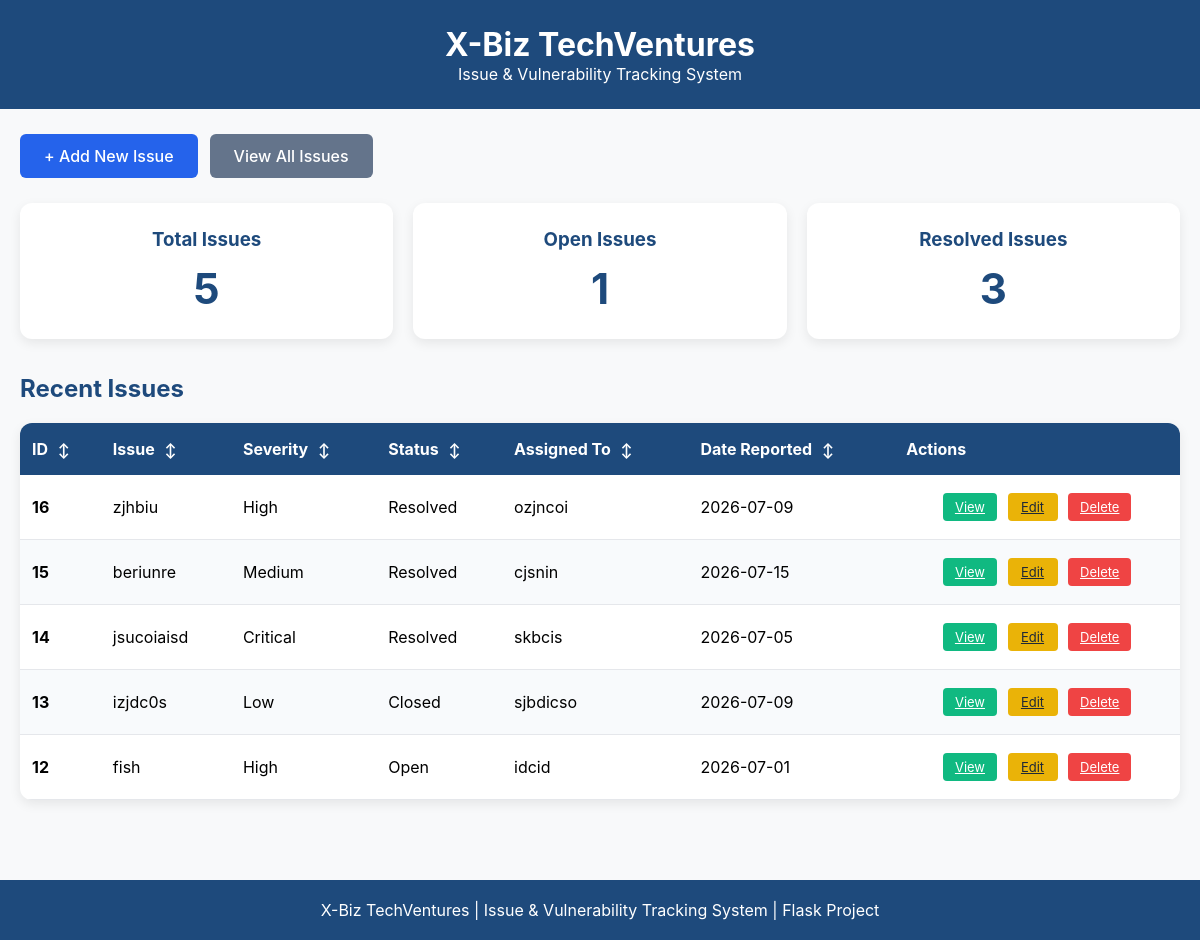
Before: / with the older database file.
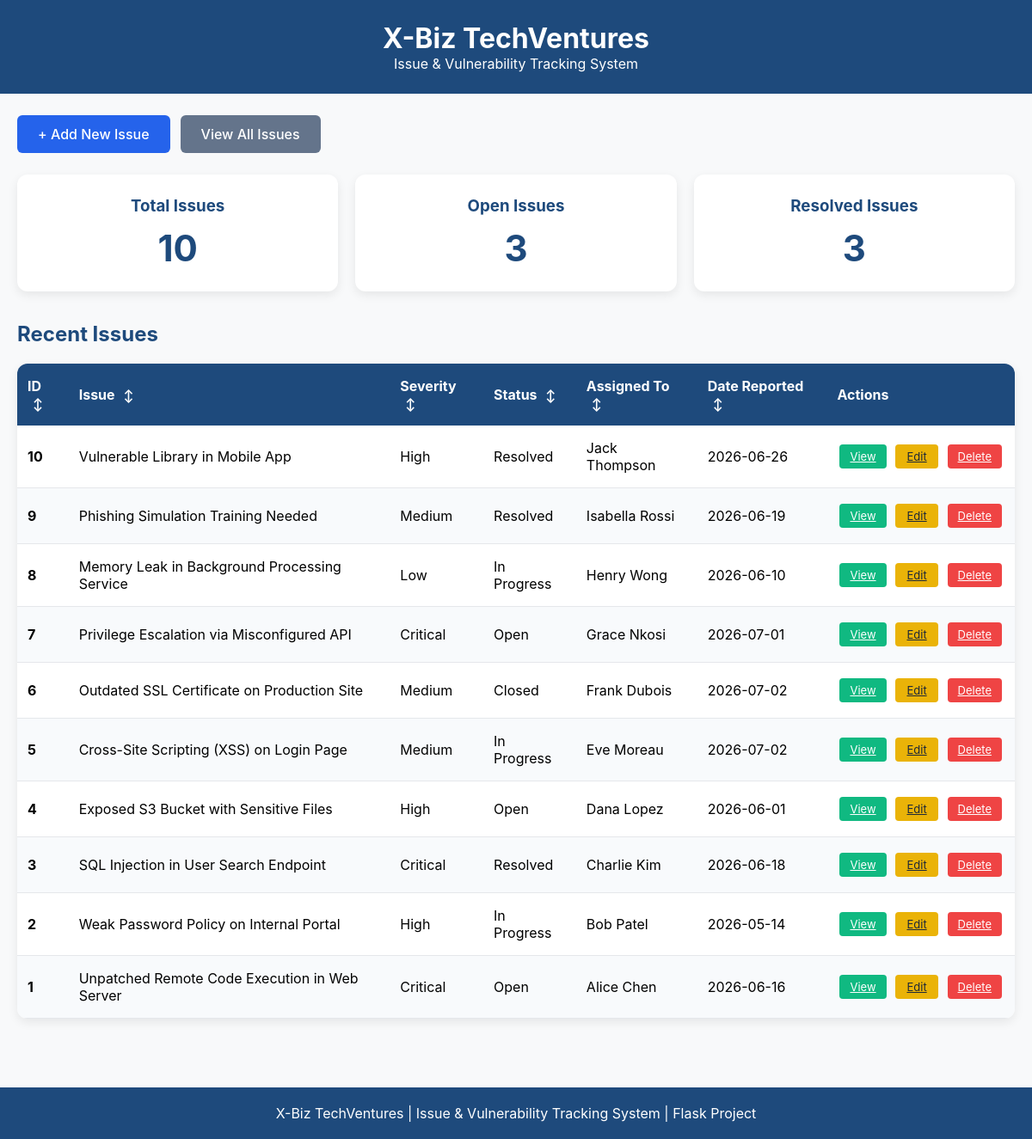
After: the same page with the newer database file.
### tables this page shows
CREATE TABLE issues(
            id INTEGER PRIMARY KEY AUTOINCREMENT,
            title TEXT NOT NULL,
            description TEXT NOT NULL,
            severity TEXT NOT NULL,
            status TEXT NOT NULL,
            assigned_to TEXT,
            date_reported DATE,
            cve TEXT,
            remediation TEXT,
            created_at TIMESTAMP DEFAULT CURRENT_TIMESTAMP,
            last_updated TIMESTAMP DEFAULT CURRENT_TIMESTAMP
        );

### app.py (the view)
@app.route("/")
def home():
    connection = sqlite3.connect("issues.db")
    connection.row_factory = sqlite3.Row
    cursor = connection.cursor()
    cursor.execute("SELECT * FROM issues ORDER BY id DESC")
    issues = cursor.fetchall()
    cursor.execute("SELECT COUNT(*) FROM issues")
    total_issues = cursor.fetchone()[0]
    cursor.execute("SELECT COUNT(*) FROM issues WHERE status='Open'")
    open_issues = cursor.fetchone()[0]
    cursor.execute("SELECT COUNT(*) FROM issues WHERE status='Resolved'")
    resolved_issues = cursor.fetchone()[0]
    connection.close()
    return render_template(
        "home.html",
        issues=issues,
        total_issues=total_issues,
        open_issues=open_issues,
        resolved_issues=resolved_issues
    )

### templates/home.html (shortened to what this page needs)
<!DOCTYPE html>
<html lang="en">
<head>
</head>
<body>
<header>
    <h1>X-Biz TechVentures</h1>
    <p class="subtitle">Issue &amp; Vulnerability Tracking System</p>
</header>
<div class="nav-buttons">
    <a href="/add_issue" class="btn btn-primary">+ Add New Issue</a>
    <a href="/issues" class="btn btn-secondary">View All Issues</a>
</div>
<div class="container">
    <div class="stats">
        <div class="card">
            <h3>Total Issues</h3>
            <p>{{ total_issues }}</p>
        </div>
        <div class="card">
            <h3>Open Issues</h3>
            <p>{{ open_issues }}</p>
        </div>
        <div class="card">
            <h3>Resolved Issues</h3>
            <p>{{ resolved_issues }}</p>
        </div>
    </div>
    <h2>Recent Issues</h2>
    <table id="recentTable">
        <thead>
            <tr>
                <th onclick="sortTable(0, 'recentTable')">ID <span class="arrow" id="arrow0">↕</span></th>
                <th onclick="sortTable(1, 'recentTable')">Issue <span class="arrow" id="arrow1">↕</span></th>
                <th onclick="sortTable(2, 'recentTable')">Severity <span class="arrow" id="arrow2">↕</span></th>
                <th onclick="sortTable(3, 'recentTable')">Status <span class="arrow" id="arrow3">↕</span></th>
                <th onclick="sortTable(4, 'recentTable')">Assigned To <span class="arrow" id="arrow4">↕</span></th>
                <th onclick="sortTable(5, 'recentTable')">Date Reported <span class="arrow" id="arrow5">↕</span></th>
                <th class="center">Actions</th>
            </tr>
        </thead>
        <tbody>
            {% for issue in issues %}
            <tr>
                <td><strong>{{ issue.id }}</strong></td>
                <td>{{ issue.title }}</td>
                <td>{{ issue.severity }}</td>
                <td>{{ issue.status }}</td>
                <td>{{ issue.assigned_to or 'N/A' }}</td>
                <td>{{ issue.date_reported or 'N/A' }}</td>
                <td class="actions-cell">
                    <a href="/view_issue/{{ issue.id }}" class="btn-small btn-view">View</a>
                    <a href="/edit_issue/{{ issue.id }}" class="btn-small btn-edit">Edit</a>
                    <a href="/delete_issue/{{ issue.id }}" class="btn-small btn-delete" onclick="return confirm('Delete this issue?');">Delete</a>
                </td>
            </tr>
            {% endfor %}
        </tbody>
    </table>
</div>
<footer>
    X-Biz TechVentures | Issue &amp; Vulnerability Tracking System | Flask Project
</footer>
</body>
</html>

### templates/home.html (style rules this page uses)
* { margin:0; padding:0; box-sizing:border-box; }
body { font-family: -apple-system, BlinkMacSystemFont, 'Segoe UI', Roboto, sans-serif; background:#f8f9fa; }
header { background:#1e4a7c; color:white; padding:25px 0; text-align:center; }
.nav-buttons { max-width:1200px; margin:25px auto; padding:0 20px; display:flex; gap:12px; }
.btn { padding:12px 24px; border-radius:6px; text-decoration:none; font-weight:500; }
.btn-primary { background:#2563eb; color:white; }
.btn-secondary { background:#64748b; color:white; }
.container { max-width:1200px; margin:0 auto; padding:0 20px; }
.stats { display:flex; gap:20px; margin-bottom:35px; }
.card { flex:1; background:white; padding:25px; border-radius:12px; box-shadow:0 4px 12px rgba(0,0,0,0.08); text-align:center; }
.card h3 { color:#1e4a7c; margin-bottom:12px; }
.card p { font-size:42px; font-weight:700; color:#1e4a7c; }
h2 { color:#1e4a7c; margin-bottom:20px; }
table { width:100%; border-collapse:collapse; background:white; border-radius:12px; overflow:hidden; box-shadow:0 4px 12px rgba(0,0,0,0.08); }
th { background:#1e4a7c; color:white; padding:16px 12px; text-align:left; cursor:pointer; user-select: none; position: relative; }
th .arrow { margin-left: 6px; font-size: 14px; }
td { padding:16px 12px; border-bottom:1px solid #e5e7eb; }
tr:nth-child(even) { background:#f8fafc; }
.actions-cell { text-align: center; white-space: nowrap; }
.btn-small { padding: 6px 12px; font-size: 13px; border-radius: 4px; margin: 2px 3px; display: inline-block; min-width: 50px; text-align: center; }
.btn-view { background:#10b981; color:white; }
.btn-edit { background:#eab308; color:#1f2937; }
.btn-delete { background:#ef4444; color:white; }
footer { margin-top:80px; background:#1e4a7c; color:white; text-align:center; padding:20px; }

Changed rows visible on the page:
removed issues: id "16", title "zjhbiu", severity "High", status "Resolved", assigned_to "ozjncoi", date_reported "2026-07-09"
removed issues: id "15", title "beriunre", severity "Medium", status "Resolved", assigned_to "cjsnin", date_reported "2026-07-15"
removed issues: id "14", title "jsucoiaisd", severity "Critical", status "Resolved", assigned_to "skbcis", date_reported "2026-07-05"
removed issues: id "13", title "izjdc0s", severity "Low", status "Closed", assigned_to "sjbdicso", date_reported "2026-07-09"
removed issues: id "12", title "fish", severity "High", status "Open", assigned_to "idcid", date_reported "2026-07-01"
added issues: id "10", title "Vulnerable Library in Mobile App", severity "High", status "Resolved", assigned_to "Jack Thompson", date_reported "2026-06-26"
added issues: id "9", title "Phishing Simulation Training Needed", severity "Medium", status "Resolved", assigned_to "Isabella Rossi", date_reported "2026-06-19"
added issues: id "8", title "Memory Leak in Background Processing Service", severity "Low", status "In Progress", assigned_to "Henry Wong", date_reported "2026-06-10"
added issues: id "7", title "Privilege Escalation via Misconfigured API", severity "Critical", status "Open", assigned_to "Grace Nkosi", date_reported "2026-07-01"
added issues: id "6", title "Outdated SSL Certificate on Production Site", severity "Medium", status "Closed", assigned_to "Frank Dubois", date_reported "2026-07-02"
added issues: id "5", title "Cross-Site Scripting (XSS) on Login Page", severity "Medium", status "In Progress", assigned_to "Eve Moreau", date_reported "2026-07-02"
added issues: id "4", title "Exposed S3 Bucket with Sensitive Files", severity "High", status "Open", assigned_to "Dana Lopez", date_reported "2026-06-01"
added issues: id "3", title "SQL Injection in User Search Endpoint", severity "Critical", status "Resolved", assigned_to "Charlie Kim", date_reported "2026-06-18"
added issues: id "2", title "Weak Password Policy on Internal Portal", severity "High", status "In Progress", assigned_to "Bob Patel", date_reported "2026-05-14"
added issues: id "1", title "Unpatched Remote Code Execution in Web Server", severity "Critical", status "Open", assigned_to "Alice Chen", date_reported "2026-06-16"
Other visible differences:
{{ total_issues }}: "5" → "10"
{{ open_issues }}: "1" → "3"
